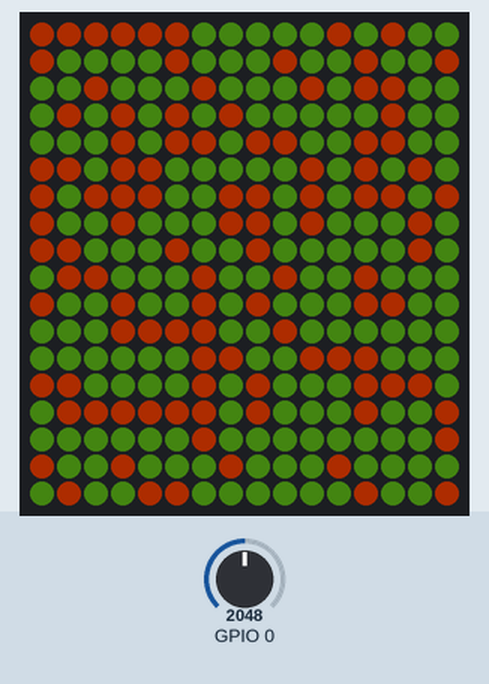
Recording of a program running on a simulated ESP32. Parts: 16×18 RGB LED matrix (first LED top left, wired row by row). The inputs (shaded band) are chosen by the test bench; at power-on: GPIO 0 = 2048. Dim RGB values are drawn brighter than linear; random numbers use the default seed unless the program sets one.

Above: at 0.6 s.
3.8 s: GPIO 0 set to 2866
At 17.6 s:
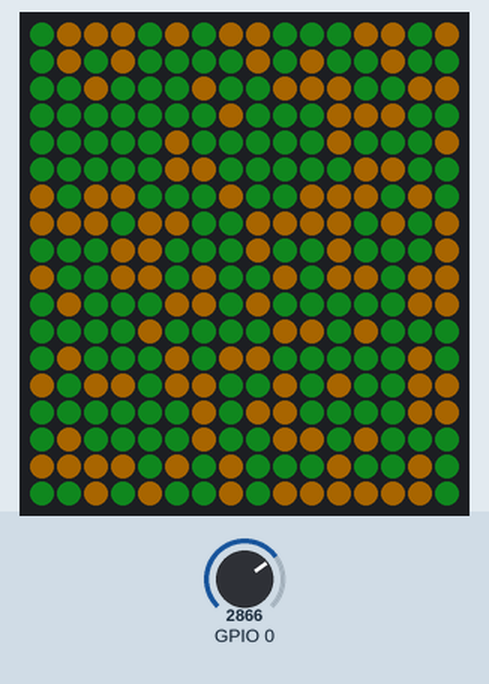
17.8 s: GPIO 0 set to 210
At 22.6 s:
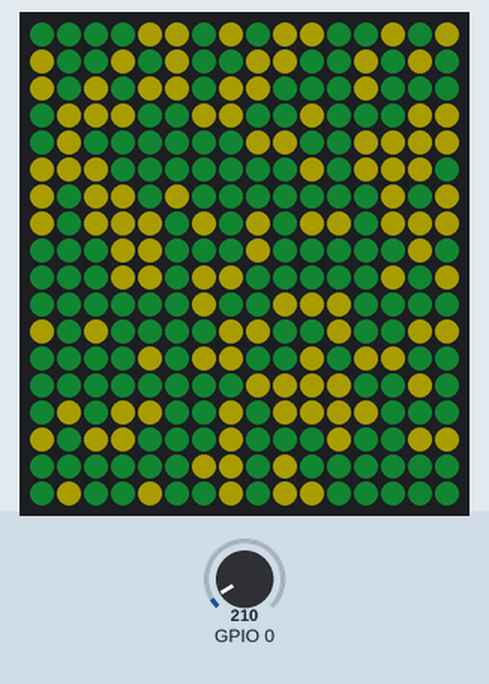
28.8 s: GPIO 0 set to 290
At 30.2 s:
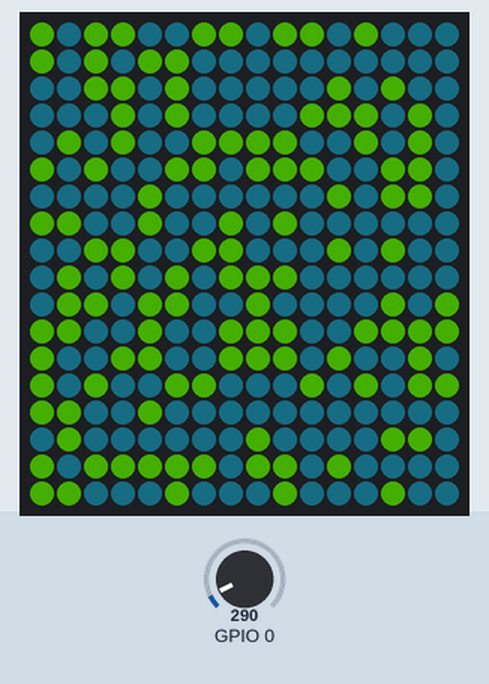
39.8 s: GPIO 0 set to 2047
At 43.0 s:
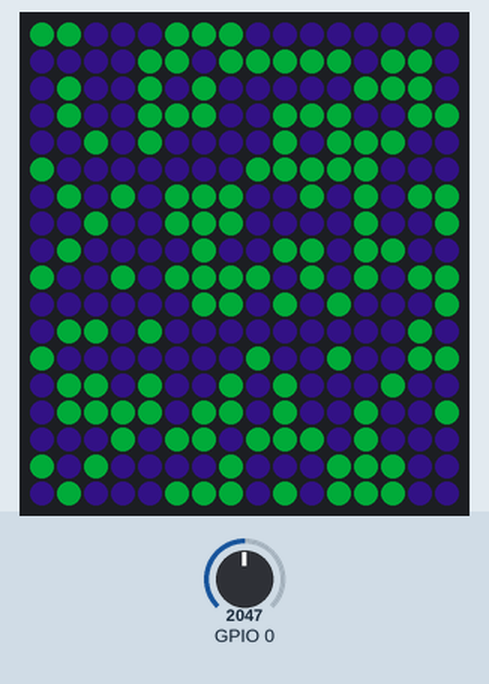
50.8 s: GPIO 0 set to 210
At 53.3 s:
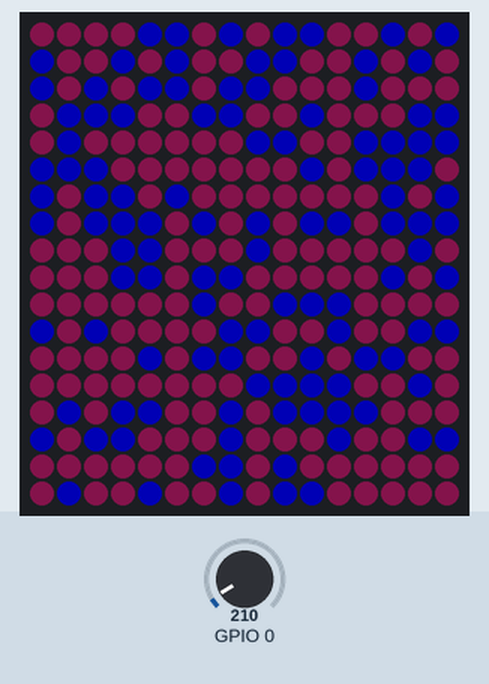
72.8 s: GPIO 0 set to 2047
At 75.1 s:
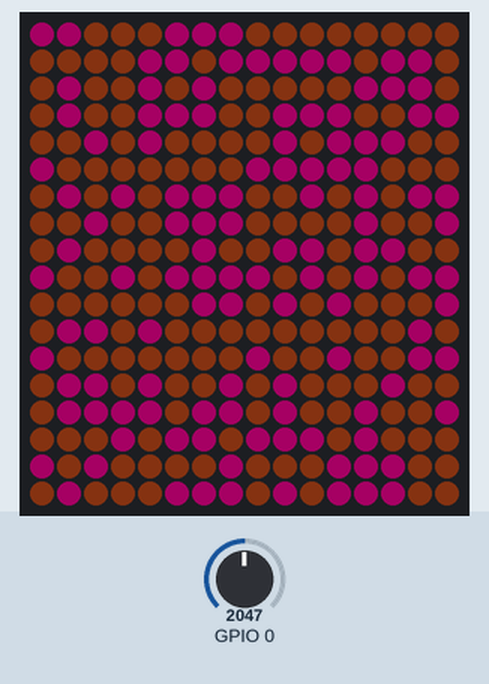

Measured:
- what the display in image 0 shows lasts 2.0 s, from 0.5 s to 2.5 s
- what the display in image 2 shows lasts 2.1 s, from 21.8 s to 23.9 s

The program:

main.cpp
```cpp
// Game Of Life
#include <FastLED.h>
#define FASTLED_INTERNAL

#define LED_PIN     3
#define NUM_LEDS    288
#define BRIGHTNESS  64
#define LED_TYPE    WS2812B
#define COLOR_ORDER GRB
#define NUM_ROWS    18
#define NUM_COLS    16
CRGB leds[NUM_LEDS];          // our display
int led_pos=0;

// Game Of Life variables
CRGB gameoflife[NUM_LEDS];    // our array
CRGB liveCell = CRGB::White;  // initial color
CRGB deadCell = CHSV(30,127,100);
int endGameCounter = 0;
int endGameThreshold = 20;
int hue;
int huestep=20;
int loop_ndx=0;
int loop_max=250;

// forward declaration
int CountNeighbors(int x, int y);
void CheckForEndGame();

// convert X,Y position to a linear array, with zigzag wiring
// position 1,1 is lower-left corner, first row
// first row wiring is left-to-right
// second row wiring is right-to-left
int LEDArrayPosition(int x, int y){
  // do some bounds checking
  if (x>NUM_COLS) x=NUM_COLS;
  if (x<1) x=1;
  if (y>NUM_ROWS) y = NUM_ROWS;
  if (y<1) y=1;

  if (y%2==0){
    led_pos = ((y) * NUM_COLS) - x;  // even row
  } else {
    led_pos = x + ((y-1) * NUM_COLS) -1;  // odd row
  }
  return led_pos;
}

// draw a single pixel on the matrix screen at specified color
void DrawPixel(uint8_t x, uint8_t y, CRGB pixelcolor){
  leds[LEDArrayPosition(x, y)] = pixelcolor;
}


void InitGameOfLife(float populationPercent){
  int randNumber;
  endGameCounter = 0;
  loop_ndx = 0;
  // change color on next generation run
  hue += huestep;
  liveCell = CHSV(hue,255,255);
  deadCell = CHSV(hue+60,150,100);
  // seed random number
  randomSeed(analogRead(0));

  for (int x=1;x<=NUM_COLS;x++){
    for (int y=1;y<=NUM_ROWS;y++){
      randNumber = random(100);
      if (randNumber<populationPercent){
        // this cell is alive
        gameoflife[LEDArrayPosition(x,y)] = liveCell;
      } else {
        // this cell is dead/blank
        gameoflife[LEDArrayPosition(x,y)] = deadCell;
      }
    } // y
  } // x

  memcpy(leds, gameoflife, sizeof(leds));
  FastLED.show();
  delay(2000);
}

void UpdateGameOfLife(){
  // THE GoL RULES:
  // #1. Any live cell with two or three live neighbours survives.
  // #2. Any dead cell with three live neighbours becomes a live cell.
  // #3. All other live cells die in the next generation. Similarly, all other dead cells stay dead.

  // we'll check the leds[] array, and update the gameoflife[] array with the resulting next generation
  for (int x=1;x<=NUM_COLS;x++){
    for (int y=1;y<=NUM_ROWS;y++){
      // Rule #1 Any live cell with two or three live neighbours survives.
      if (leds[LEDArrayPosition(x,y)]==liveCell) {
        if (CountNeighbors(x,y)==2 || CountNeighbors(x,y)==3)
          gameoflife[LEDArrayPosition(x,y)] = liveCell;
        else
          gameoflife[LEDArrayPosition(x,y)] = deadCell;
      }; // liveCell

      // Rule #2 Any dead cell with three live neighbours becomes a live cell.
      if (leds[LEDArrayPosition(x,y)]==deadCell) {
        if (CountNeighbors(x,y)==3)
          gameoflife[LEDArrayPosition(x,y)] = liveCell;
        else
          gameoflife[LEDArrayPosition(x,y)] = deadCell;
      } // deadCell
    } // y
  } // x

  // check if  GoL not changing or cyclic looping
  CheckForEndGame();

  // then copy our GoL array to the leds array
  // this does not update the LED Matrix Display
  // call FastLED.show() in main loop to actually light up the LEDs
  memcpy(leds, gameoflife, sizeof(leds));
}


// count surrounding neighbors of cell at position x,y
int CountNeighbors(int x, int y){
  int neighborCount=0;
  int xlow, xhigh, ylow, yhigh;

  // NOTE: we'll be counting neighbors using the leds[] array
  // because we'll be updating the gameoflife[] array for the next generation
  // NOTE: take into accountt boundary edges when doing x-1, x+1, y-1, y+1 that we don't exceed NUM_ROWS and NUM_COLS
  // position X, Y

  xlow = x-1;  xhigh = x+1;
  ylow = y-1;  yhigh = y+1;

  // clockwise, starting from top left
  if (leds[LEDArrayPosition(xlow,yhigh)] == liveCell && xlow>0 && yhigh<=NUM_ROWS )           neighborCount++;
  if (leds[LEDArrayPosition(x,yhigh)] == liveCell && yhigh<=NUM_ROWS )                        neighborCount++;
  if (leds[LEDArrayPosition(xhigh,yhigh)] == liveCell && xhigh<=NUM_COLS && yhigh<=NUM_ROWS ) neighborCount++;
  if (leds[LEDArrayPosition(xhigh,y)] == liveCell && xhigh<=NUM_COLS )                        neighborCount++;
  if (leds[LEDArrayPosition(xhigh,ylow)] == liveCell && xhigh<=NUM_COLS && ylow>0)            neighborCount++;
  if (leds[LEDArrayPosition(x,ylow)] == liveCell && ylow>0 )                                  neighborCount++;
  if (leds[LEDArrayPosition(xlow,ylow)] == liveCell && xlow>0 && ylow >0 )                    neighborCount++;
  if (leds[LEDArrayPosition(xlow,y)] == liveCell && xlow>0 )                                  neighborCount++;

  return neighborCount;
}


// if previous and next generation are the same, i.e. no change, then we restart the game
// but sometimes, we have periodic changes, so the two arrays will never be equal ever!...
// so if we reached maximum loop, we restart the game as well
void CheckForEndGame(){
  int n = memcmp(leds, gameoflife, sizeof(leds));

  // both arrays equal, we reached end of game, so restart again
  if (n==0){
    endGameCounter++;
    if (endGameCounter > endGameThreshold){
      InitGameOfLife(40);
    }
  }

  // cyclical loop, check for max loop reached, restart the game anyway
  if (loop_ndx > loop_max){
    InitGameOfLife(40);
  }
}


void setup() {
  Serial.begin(115200);
  delay( 500 ); // power-up safety delay
  FastLED.addLeds<LED_TYPE, LED_PIN, COLOR_ORDER>(leds, NUM_LEDS).setCorrection( TypicalLEDStrip );
  FastLED.setBrightness(  BRIGHTNESS );
  InitGameOfLife(40);   // % populated
}

void loop() {
  loop_ndx++; // counter

  // follow GoL rules
  UpdateGameOfLife();

  // update display
  FastLED.show();

  // slow everything
  delay(50);
}
```
